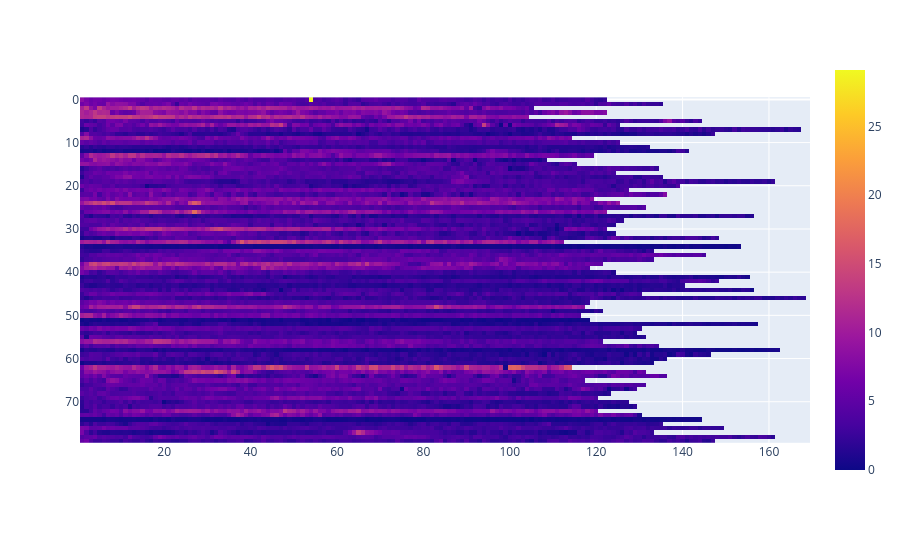

The cell this chart's notebook holds for it:
### Code cell
px.imshow(e.loc[:,1:169])

### Figure 1 — Plotly figure (JSON) as saved in the notebook; plotly's stock layout.template omitted (floating-point values rounded to 4 significant figures; data arrays with more than 128 entries replaced by an {"elided": "..."} marker saying what was removed)
{"data": [{"coloraxis": "coloraxis", "hovertemplate": "x: %{x}<br>y: %{y}<br>color: %{z}<extra></extra>", "name": "0", "type": "heatmap", "x": {"elided": "169 int values"}, "xaxis": "x", "y": [0, 1, 2, 3, 4, 5, 6, 7, 8, 9, 10, 11, 12, 13, 14, 15, 16, 17, 18, 19, 20, 21, 22, 23, 24, 25, 26, 27, 28, 29, 30, 31, 32, 33, 34, 35, 36, 37, 38, 39, 40, 41, 42, 43, 44, 45, 46, 47, 48, 49, 50, 51, 52, 53, 54, 55, 56, 57, 58, 59, 60, 61, 62, 63, 64, 65, 66, 67, 68, 69, 70, 71, 72, 73, 74, 75, 76, 77, 78, 79], "yaxis": "y", "z": {"elided": "80x169 float values"}}], "layout": {"coloraxis": {"colorscale": [[0, "#0d0887"], [0.1111, "#46039f"], [0.2222, "#7201a8"], [0.3333, "#9c179e"], [0.4444, "#bd3786"], [0.5556, "#d8576b"], [0.6667, "#ed7953"], [0.7778, "#fb9f3a"], [0.8889, "#fdca26"], [1, "#f0f921"]]}, "margin": {"t": 60}, "xaxis": {"anchor": "y", "constrain": "domain", "domain": [0, 1], "scaleanchor": "y"}, "yaxis": {"anchor": "x", "autorange": "reversed", "constrain": "domain", "domain": [0, 1]}}}
